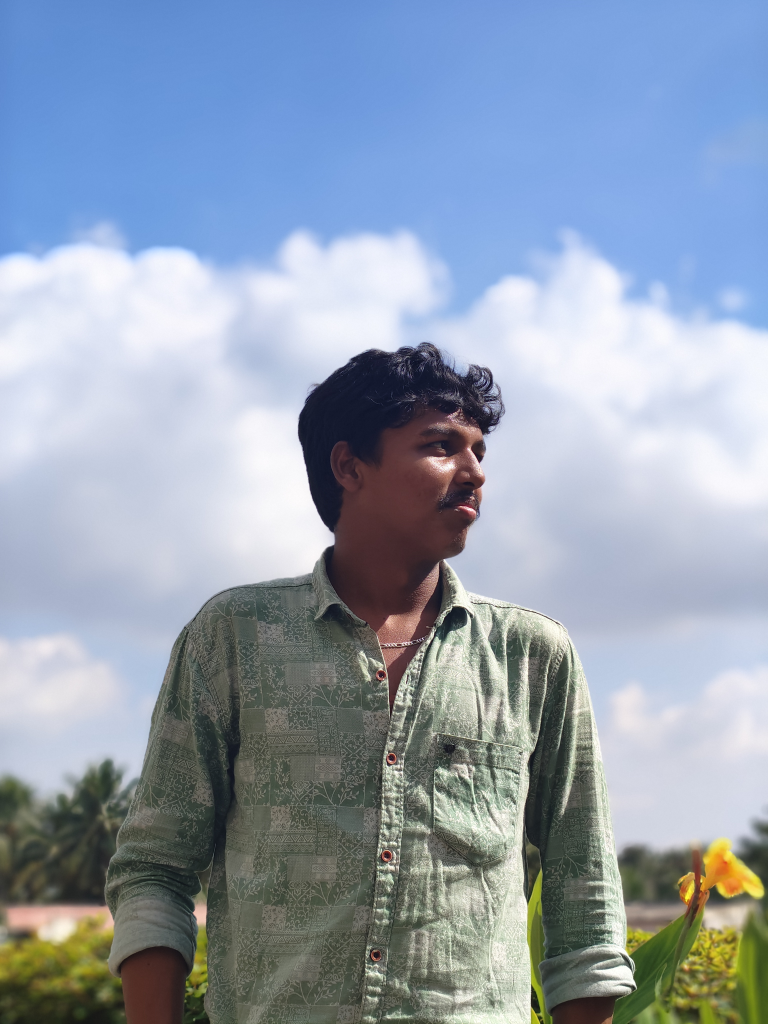
#> input picture Task7/images/10.jpg, 3072 x 4096 px (shown at 1/4 size); its folder holds 2 pictures in this run
$ python img_resize.py
#> lines starting #> are read from the running program, lines starting #| are printed output that depends on the picture
import os
from PIL import Image

def resize_images(input_folder="images", output_folder="resized", size=(400, 300)):
#> called with input_folder = 'images', output_folder = 'resized', size = (400, 300)
    if not os.path.exists(output_folder):
        os.makedirs(output_folder)

    for file_name in os.listdir(input_folder):
        try:
            img_path = os.path.join(input_folder, file_name)
            img = Image.open(img_path)
#> img is the input picture: PIL image 3072x4096 RGB; mean R, G, B 146, 159.1, 176.2

            # resize
            img_resized = img.resize(size)
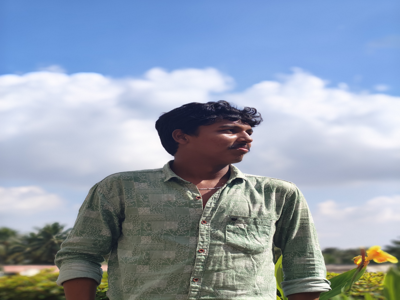
#> img_resized: PIL image 400x300 RGB; mean R, G, B 146.1, 159.1, 176.2

            # save as JPG
            output_path = os.path.join(output_folder, f"{os.path.splitext(file_name)[0]}.jpg")
            img_resized.save(output_path)

            print(f"✅ Resized & saved: {output_path}")
        except Exception as e:
            print(f"❌ Could not process {file_name}: {e}")
#> pass 2 of the loop in resize_images, `for file_name in os.listdir(input_folder):`:
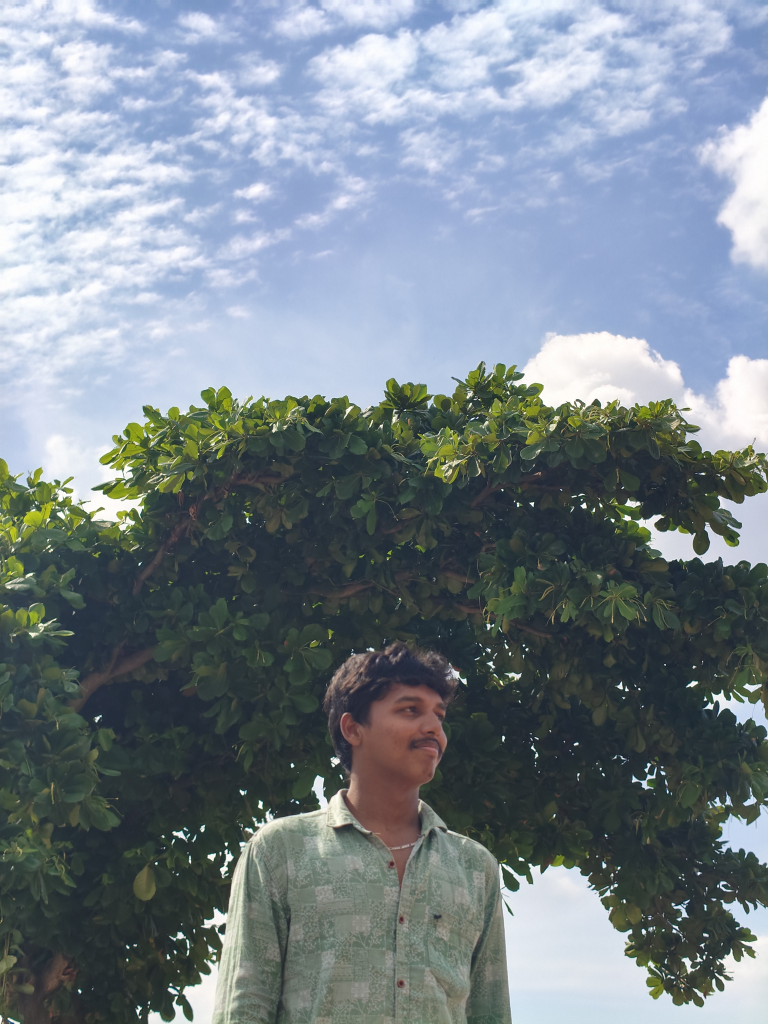
#> input picture Task7/images/3.jpg, 3072 x 4096 px (shown at 1/4 size)
#> in resize_images, img is the input picture: PIL image 3072x4096 RGB; mean R, G, B 120.6, 131.7, 139.9
#> in resize_images, `img_resized = img.resize(size)`:
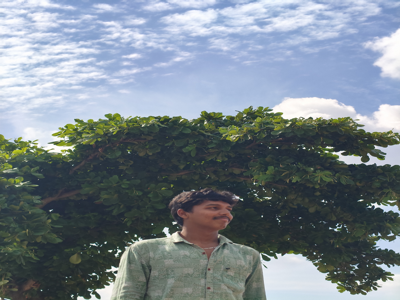
#> img_resized: PIL image 400x300 RGB; mean R, G, B 120.6, 131.7, 139.9

if __name__ == "__main__":
    resize_images()
